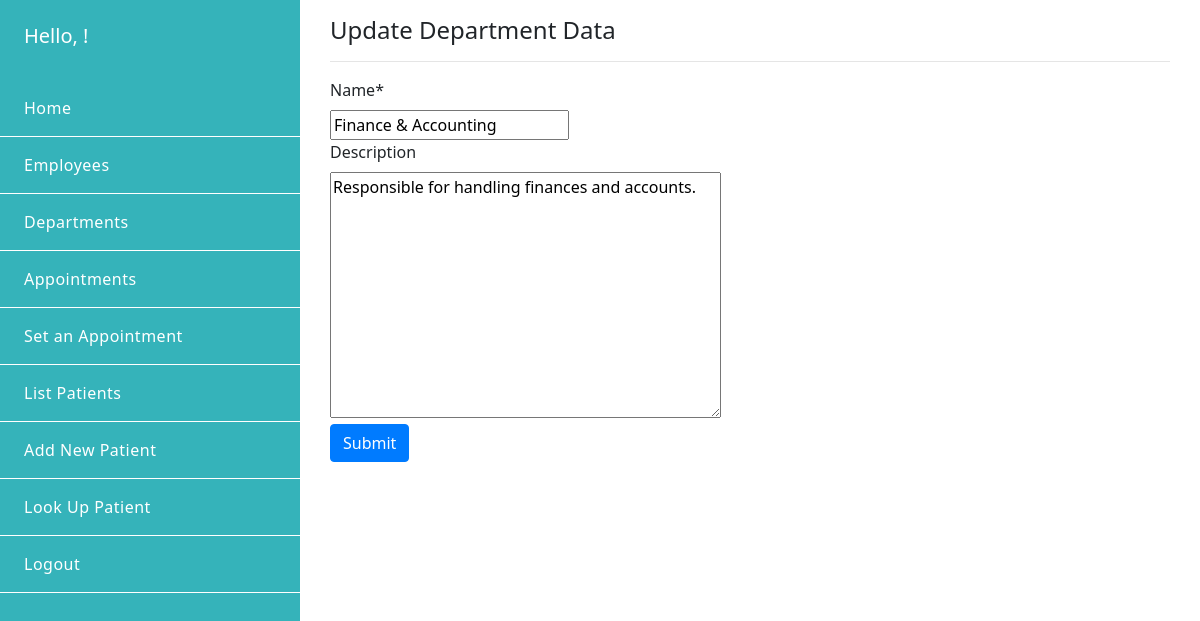
/department/update/1/, run on the app's committed database.
### emr/models.py (models this page shows, shortened)
class Department(models.Model):
    id = models.AutoField(primary_key=True)
    name = models.CharField(max_length=50)
    description = models.TextField(blank=True)
    class Meta:
        verbose_name = 'Department'
        verbose_name_plural = 'Departments'

### emr/views.py (the view)
# urls.py: path('department/update/<int:id>/', views.update_department, name='update_department'),
def update_department(request, id):
    template = 'emr/update_department.html'
    department = Department.objects.get(id=id)
    form = DepartmentForm(request.POST or None, instance=department)
    if form.is_valid():
        form.save()
        return redirect('list_departments')
    context = {"form": form, 'department': department}
    return render(request, template, context)

### emr/forms.py
class DepartmentForm(ModelForm):
    class Meta:
        model = Department
        fields = '__all__'

### emr/templates/emr/update_department.html
{% extends "backend_base.html" %} {% load crispy_forms_tags %}
{% block content%}
<div class="container py-3">
  <h4>Update Department Data</h4>
  <hr />
  <form action="{% url 'update_department' id=department.id %}" method="post">
    {{ form | crispy }} {% csrf_token %}
    <input type="submit" name="Save" class="btn btn-primary" />
  </form>
</div>
{% endblock %}

### emr/static/emr/css/style.css (style rules this page uses)
* { font-family: "Noto Sans", sans-serif; transition: all ease-in 0.2s; }
html, body { height: 100%; min-height: 100%; }

### data on the page
Department: name "Finance & Accounting", description "Responsible for handling finances and accounts."
